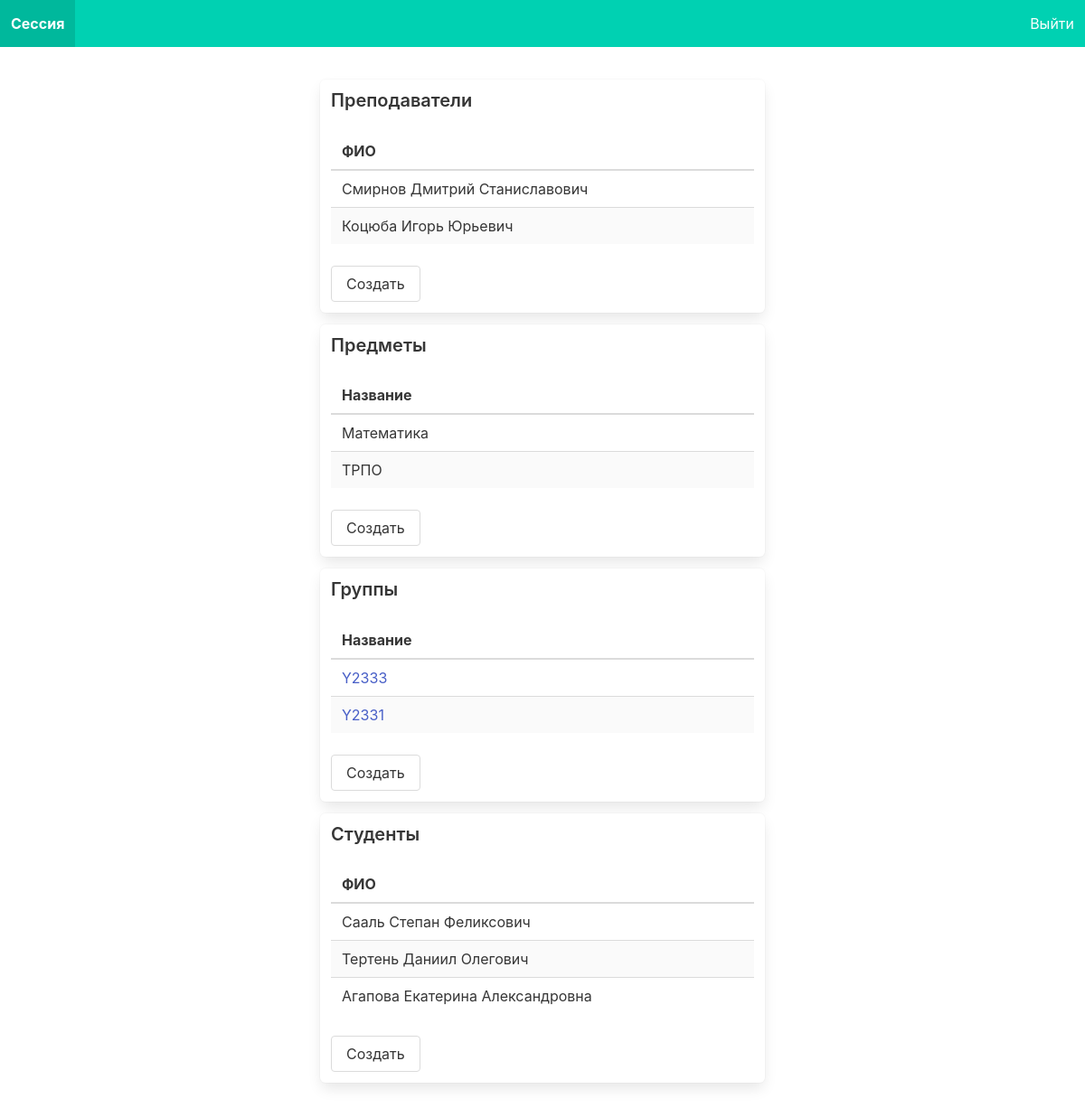
The page /rector/ (signed in) on the database as committed earlier.
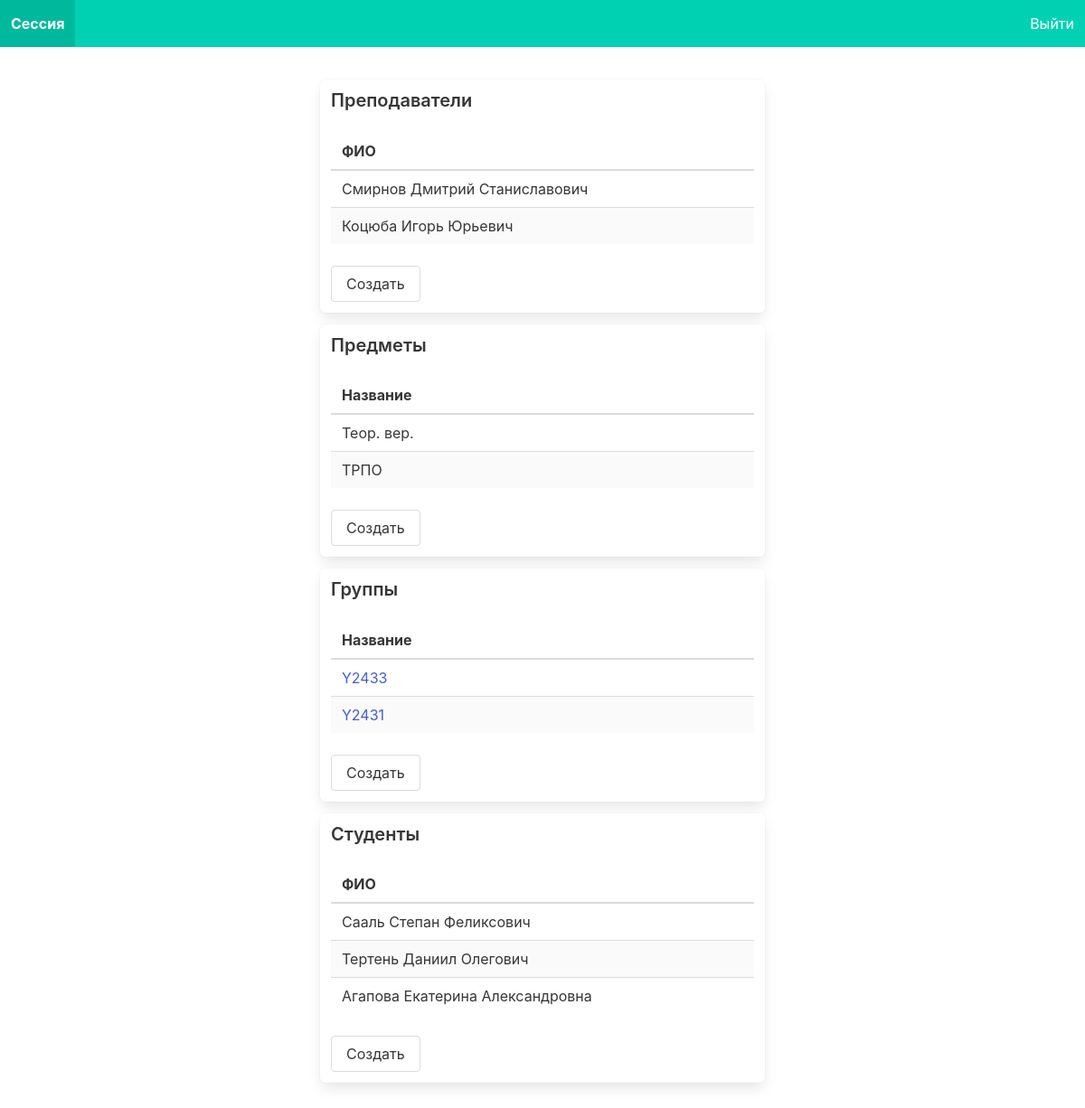
The same page on the database as committed later.
### final_project/models.py (models this page shows, shortened)
class User(AbstractUser):
    middle_name = models.CharField(max_length=150, blank=True)
    is_student = models.BooleanField(default=False)
    is_teacher = models.BooleanField(default=False)
    group = models.ForeignKey(Group, on_delete=models.CASCADE, default=None, blank=True, null=True)

class Subject(models.Model):
    name = models.CharField(max_length=45)
    code = models.CharField(max_length=10)

class Group(models.Model):
    name = models.CharField(max_length=10)
    course = models.IntegerField()

### final_project/views.py (the view)
# urls.py: path('rector/', views.rector_main_page),
@login_required
def rector_main_page(request):
    teachers = User.objects.filter(is_teacher=True)
    students = User.objects.filter(is_student=True)
    subjects = Subject.objects.all()
    groups = Group.objects.all()
    return render(request, 'rector_main_page.html',
                  {'teachers': teachers, 'students': students, 'subjects': subjects, 'groups': groups})

### templates/rector_main_page.html
{% extends 'layout.html' %}
{% block body %}
    <div class="columns is-centered" style="margin-bottom: 25px;">
        <div class="column is-half box">
            <h2 class="title is-5">Преподаватели</h2>
            <table class="table is-fullwidth is-striped">
                <thead>
                    <th>ФИО</th>
                </thead>
                <tbody>
                    {% for teacher in teachers %}
                        <tr>
                            <td>{{ teacher.last_name }} {{ teacher.first_name }} {{ teacher.middle_name }}</td>
                        </tr>
                    {% endfor %}
                </tbody>
            </table>
            <a href="/teachers/" class="button">Создать</a>
        </div>
    </div>
    <div class="columns is-centered" style="margin-bottom: 25px;">
        <div class="column is-half box">
            <h2 class="title is-5">Предметы</h2>
            <table class="table is-fullwidth is-striped">
                <thead>
                    <th>Название</th>
                </thead>
                <tbody>
                    {% for subject in subjects %}
                        <tr>
                            <td>{{ subject.name }}</td>
                        </tr>
                    {% endfor %}
                </tbody>
            </table>
            <a href="/subjects/" class="button">Создать</a>
        </div>
    </div>
    <div class="columns is-centered" style="margin-bottom: 25px;">
        <div class="column is-half box">
            <h2 class="title is-5">Группы</h2>
            <table class="table is-fullwidth is-striped">
                <thead>
                    <th>Название</th>
                </thead>
                <tbody>
                    {% for group in groups %}
                        <tr>
                            <td><a href="/groups/{{ group.id }}/">
                                {{ group.name }}
                            </a></td>
                        </tr>
                    {% endfor %}
                </tbody>
            </table>
            <a href="/groups/" class="button">Создать</a>
        </div>
    </div>
    <div class="columns is-centered" style="margin-bottom: 25px;">
        <div class="column is-half box">
            <h2 class="title is-5">Студенты</h2>
            <table class="table is-fullwidth is-striped">
                <thead>
                    <th>ФИО</th>
                </thead>
                <tbody>
                    {% for student in students %}
                        <tr>
                            <td>{{ student.last_name }} {{ student.first_name }} {{ student.middle_name }}</td>
                        </tr>
                    {% endfor %}
                </tbody>
            </table>
            <a href="/students/" class="button">Создать</a>
        </div>
    </div>
{% endblock %}

### templates/layout.html (shortened to what this page needs)
<!doctype html>
<html lang="ru">
<head>
    <link rel="stylesheet" href="https://cdn.jsdelivr.net/npm/bulma@0.8.2/css/bulma.min.css">
</head>
<body>
<nav class="navbar is-primary" role="navigation" aria-label="main navigation">
    <div class="navbar-brand">
        <a class="navbar-item" href="/">
            <strong>Сессия</strong>
        </a>
    </div>
    <div id="navbarBasicExample" class="navbar-menu is-active">
        <div class="navbar-end">
            {% if user.is_authenticated %}
                <a href="/logout" class="navbar-item">
                    Выйти
                </a>
            {% endif %}
        </div>
    </div>
</nav>
<section class="section">
    <div class="container">
        {% block body %}
        {% endblock %}
    </div>
</section>
</body>
</html>

Rows that differ between the two databases and show on the page:
changed Subject: name "Математика" → "Теор. вер."
changed Group (number 1 of 2 on the later page): name "Y2333" → "Y2433"
changed Group (number 2 of 2 on the later page): name "Y2331" → "Y2431"
